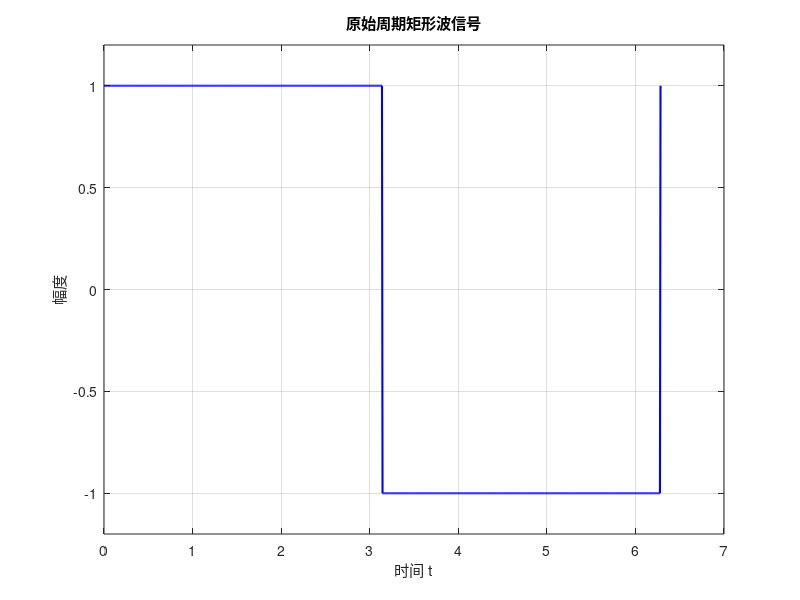
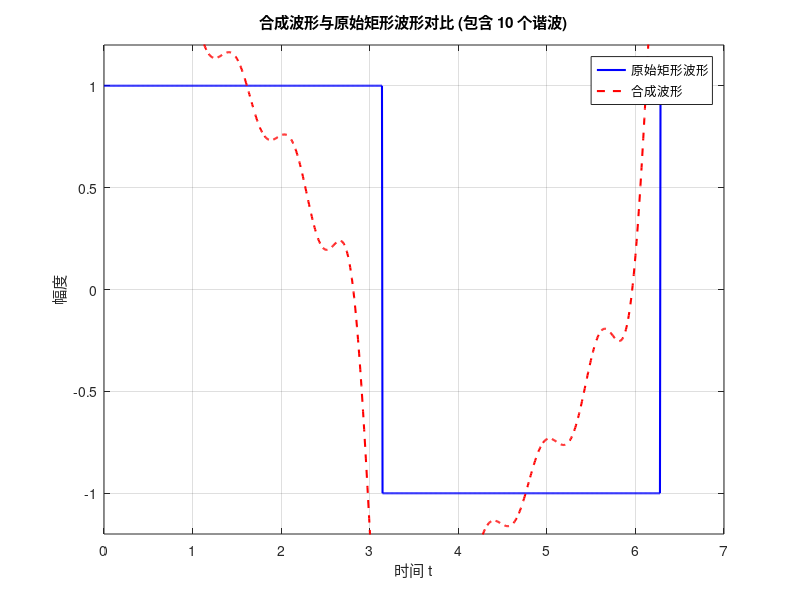

The MATLAB source for these figures, in order:
% 参数设置
A = 1;        % 矩形波振幅
T = 2*pi;     % 矩形波周期
num_harmonics = 10;  % 考虑的谐波次数

% 时间变量
t = linspace(0, T, 1000);

% 原始矩形波信号定义
rect_wave = A * square(t);

% 傅里叶级数计算
N = num_harmonics;  % 考虑的最高谐波次数
fs = N / T;  % 计算采样频率
Y = fft(rect_wave);  % 进行傅里叶变换
L = length(rect_wave);  % 信号的长度
P2 = abs(Y/L);  % 计算双边频谱
P1 = P2(1:L/2+1);  f = fs*(0:(L/2))/L;

% 绘制原始矩形波形
figure;
plot(t, rect_wave, 'b-', 'LineWidth', 1.5);
title('原始周期矩形波信号');
xlabel('时间 t');
ylabel('幅度');
ylim([-1.2 1.2]);
grid on;

% 计算傅里叶级数系数
a0 = P1(1);
ak = 2*P1(2:end);  bk = ak;

% 合成波形初始化
synthesized_wave = a0 * ones(size(t))/2;

% 合成波形综合
for k = 1:num_harmonics
    synthesized_wave = synthesized_wave + ak(k) * cos(k * t) + bk(k) * sin(k * t);
end

% 绘制合成波形与原始矩形波形对比
figure;
plot(t, rect_wave, 'b-', 'LineWidth', 1.5);  % 原始矩形波形
hold on;
plot(t, synthesized_wave, 'r--', 'LineWidth', 1.5);  % 合成波形
hold off;
title(sprintf('合成波形与原始矩形波形对比 (包含 %d 个谐波)', num_harmonics));
xlabel('时间 t');
ylabel('幅度');
legend('原始矩形波形', '合成波形');
ylim([-1.2 1.2]);
grid on;

